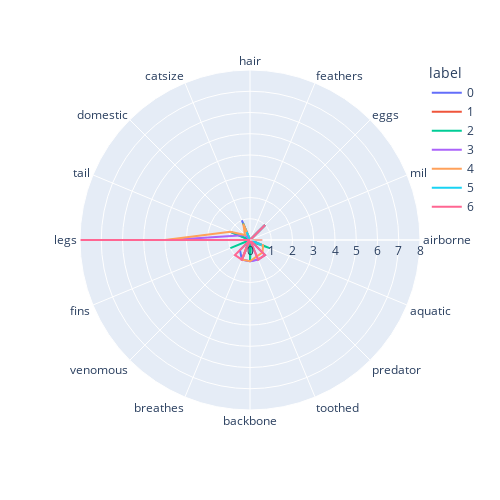

The code cell stored with this chart in its notebook:
### Code cell
fig4 = px.line_polar(polar , r = "value" , theta = "variable" , color = "label" , line_close = True , height = 500 , width = 500)
fig4.show()

### Figure 1 — Plotly figure (JSON) as saved in the notebook; plotly's stock layout.template omitted (floating-point values rounded to 4 significant figures)
{"data": [{"hovertemplate": "label=0<br>value=%{r}<br>variable=%{theta}<extra></extra>", "legendgroup": "0", "line": {"color": "#636efa", "dash": "solid"}, "marker": {"symbol": "circle"}, "mode": "lines", "name": "0", "r": [0, 0, 1, 0, 0, 0, 1, 1, 1, 1, 0.6667, 0, 0, 1, 0, 1, 0], "showlegend": true, "subplot": "polar", "theta": ["hair", "feathers", "eggs", "milk", "airborne", "aquatic", "predator", "toothed", "backbone", "breathes", "venomous", "fins", "legs", "tail", "domestic", "catsize", "hair"], "type": "scatterpolar"}, {"hovertemplate": "label=1<br>value=%{r}<br>variable=%{theta}<extra></extra>", "legendgroup": "1", "line": {"color": "#EF553B", "dash": "solid"}, "marker": {"symbol": "circle"}, "mode": "lines", "name": "1", "r": [0.08333, 0, 1, 0, 0.5833, 0, 0.25, 0, 0, 1, 0.08333, 0, 6, 0, 0, 0, 0.08333], "showlegend": true, "subplot": "polar", "theta": ["hair", "feathers", "eggs", "milk", "airborne", "aquatic", "predator", "toothed", "backbone", "breathes", "venomous", "fins", "legs", "tail", "domestic", "catsize", "hair"], "type": "scatterpolar"}, {"hovertemplate": "label=2<br>value=%{r}<br>variable=%{theta}<extra></extra>", "legendgroup": "2", "line": {"color": "#00cc96", "dash": "solid"}, "marker": {"symbol": "circle"}, "mode": "lines", "name": "2", "r": [0, 0, 1, 0, 0, 1, 0.1429, 0.1429, 1, 0, 0, 1, 0, 1, 0, 0.8571, 0], "showlegend": true, "subplot": "polar", "theta": ["hair", "feathers", "eggs", "milk", "airborne", "aquatic", "predator", "toothed", "backbone", "breathes", "venomous", "fins", "legs", "tail", "domestic", "catsize", "hair"], "type": "scatterpolar"}, {"hovertemplate": "label=3<br>value=%{r}<br>variable=%{theta}<extra></extra>", "legendgroup": "3", "line": {"color": "#ab63fa", "dash": "solid"}, "marker": {"symbol": "circle"}, "mode": "lines", "name": "3", "r": [0, 0, 1, 0, 0, 0.6667, 0, 1, 1, 1, 0, 0, 3.778, 0.5556, 0.3333, 0, 0], "showlegend": true, "subplot": "polar", "theta": ["hair", "feathers", "eggs", "milk", "airborne", "aquatic", "predator", "toothed", "backbone", "breathes", "venomous", "fins", "legs", "tail", "domestic", "catsize", "hair"], "type": "scatterpolar"}, {"hovertemplate": "label=4<br>value=%{r}<br>variable=%{theta}<extra></extra>", "legendgroup": "4", "line": {"color": "#FFA15A", "dash": "solid"}, "marker": {"symbol": "circle"}, "mode": "lines", "name": "4", "r": [0, 0, 1, 0, 0, 0.6667, 0.8333, 0.8333, 1, 1, 0, 0, 4, 1, 0.3333, 0.8333, 0], "showlegend": true, "subplot": "polar", "theta": ["hair", "feathers", "eggs", "milk", "airborne", "aquatic", "predator", "toothed", "backbone", "breathes", "venomous", "fins", "legs", "tail", "domestic", "catsize", "hair"], "type": "scatterpolar"}, {"hovertemplate": "label=5<br>value=%{r}<br>variable=%{theta}<extra></extra>", "legendgroup": "5", "line": {"color": "#19d3f3", "dash": "solid"}, "marker": {"symbol": "circle"}, "mode": "lines", "name": "5", "r": [0, 0, 1, 0, 0, 0.6, 0, 0, 0, 0.4, 0.2, 0, 0, 0, 0, 0.4, 0], "showlegend": true, "subplot": "polar", "theta": ["hair", "feathers", "eggs", "milk", "airborne", "aquatic", "predator", "toothed", "backbone", "breathes", "venomous", "fins", "legs", "tail", "domestic", "catsize", "hair"], "type": "scatterpolar"}, {"hovertemplate": "label=6<br>value=%{r}<br>variable=%{theta}<extra></extra>", "legendgroup": "6", "line": {"color": "#FF6692", "dash": "solid"}, "marker": {"symbol": "circle"}, "mode": "lines", "name": "6", "r": [0, 0, 1, 0, 0, 0, 1, 1, 0, 1, 1, 0, 8, 0, 0, 0, 0], "showlegend": true, "subplot": "polar", "theta": ["hair", "feathers", "eggs", "milk", "airborne", "aquatic", "predator", "toothed", "backbone", "breathes", "venomous", "fins", "legs", "tail", "domestic", "catsize", "hair"], "type": "scatterpolar"}], "layout": {"height": 500, "legend": {"title": {"text": "label"}, "tracegroupgap": 0}, "margin": {"t": 60}, "polar": {"angularaxis": {"direction": "clockwise", "rotation": 90}, "domain": {"x": [0, 1], "y": [0, 1]}}, "width": 500}}
